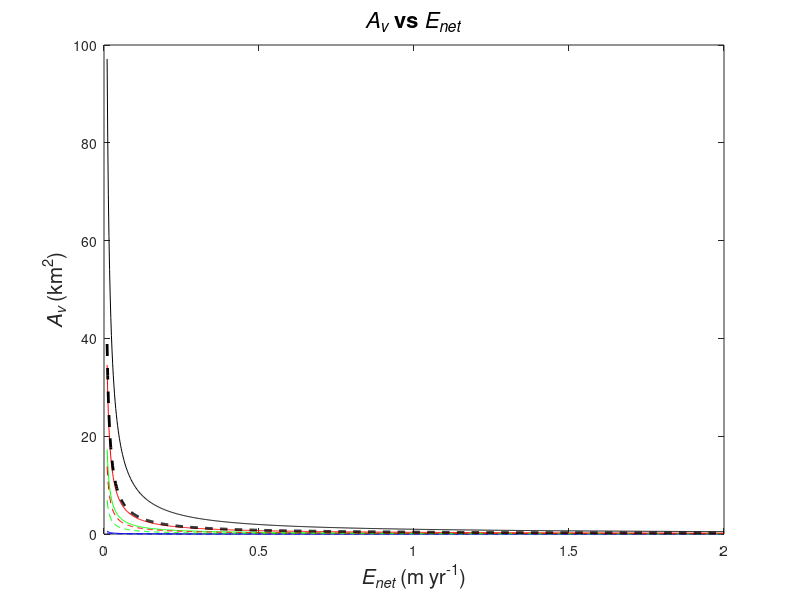

MATLAB code for this plot: (Note: this script raises an error after producing the figure.)
%% input parameters for PDE
D=17.41; %Diffusivity m^2/yr
Da=500;
Db=1000;
Dc=2811.13; %Different diffusion values
Sc=82; %Salinity concentration at tree death. (Cintron et al 1978) (ppt)
So=27;% (ppt ocean salinity average)
Sos=60; %Second Ocean salinity value
ETnet=linspace(0.01,2,1001); %m/yr
b=1; %conversion factor


Av=((Sc-So)*2*pi*D)./(ETnet);
Ava=((Sc-Sos)*2*pi*D)./(ETnet);

Avb=((Sc-So)*2*pi*Da)./(ETnet);
Avc=((Sc-Sos)*2*pi*Da)./(ETnet);

Avd=((Sc-So)*2*pi*Db)./(ETnet);
Ave=((Sc-Sos)*2*pi*Db)./(ETnet);

Avf=((Sc-So)*2*pi*Dc)./(ETnet);
Avg=((Sc-Sos)*2*pi*Dc)./(ETnet);

% for i=1:n

%Av=((Sc-So)*2*pi*D)./(ETnet)*(35*b);
%Ava=((Sc-Sos)*2*pi*D)./(ETnet)*(35*b);

%Avb=((Sc-So)*2*pi*Da)./(ETnet)*(35*b);
%Avc=((Sc-Sos)*2*pi*Da)./(ETnet)*(35*b);

%Avd=((Sc-So)*2*pi*Db)./(ETnet)*(35*b);
%Ave=((Sc-Sos)*2*pi*Db)./(ETnet)*(35*b);

%Avf=((Sc-So)*2*pi*Dc)./(ETnet)*(35*b);
%Avg=((Sc-Sos)*2*pi*Dc)./(ETnet)*(35*b);
% end
%px= [0.8451 0.8457 .6405 .6405 .8559 .8559 .1426 .5072 .7242 .7242 .7242 .7242 .7242 .7242 1.0443 1.4904 1.4904 .7234 .6225 1.4067 1.4067 .7242 .7242 1.0654 .5543 .5543 1.4067 1.0078 1.0078];
%py= [8487 7174 17014 23700 67701 85012 2979571 1197621 296857 29122 241064 112319 77645 35737 579468 161227 366635 1293025 42603 136350 544291 252404 75396 120650 106110 74044 737302 195762 62553];

%px= [.8451 .8451 .6405 .6405 .8559 .8559 .1426 .5076 .7242 .7242 .7242 .7242 .7242 .7242 .0328 1.0443 .0328 1.4904 1.4904 .7234 .6225]; 
%py= [8487 7174 17014 23700 67701 85012 2979571 1197621 295857 29122 241064 112319 77645 35737 116179 579468 677416 161227 366635 1293025 42603]; 
%px = [.1741 .7217 .7391 .5925 .5864 .7582 .7569 .1855 .1855 .1541 .7591 .9908 .9592 .9908 .9908 .9908 .9908 .4115 1.6703 .4115 1.4122 1.4122 .9074 .9592];% -47.88 -47.67 -51.57 -51.57 -7.67];
%py = [27650 8487 7174 17014 23700 67701 85012 9217.9 10824.5 2979571 1197621 295857 29122 241064 112319 77654 35737 116179 579468 677416 161227 366635 1293025 2578];% 73078 170271 94668 116199 335447];   


figure (1)
plot(ETnet,Av*10^-6,'b',ETnet,Ava*10^-6,'b--',ETnet,Avb*10^-6,'g',ETnet,Avc*10^-6,'g--',ETnet,Avd*10^-6,'r',ETnet,Ave*10^-6,'r--',ETnet,Avf*10^-6,'k',ETnet,Avg*10^-6,'k--','linewidth',2)

%plot(ETnet,Av*10^-6,'b',ETnet,Ava*10^-6,'b--',ETnet,Avb*10^-6,'g',ETnet,Avc*10^-6,'g--',ETnet,Avd*10^-6,'r',ETnet,Ave*10^-6,'r--',ETnet,Avf*10^-6,'k',ETnet,Avg*10^-6,'k--',px,py*10^-6,'ko')

%loglog(ETnet,Av,'r')
figure(1)
hold on

xlabel('{\itE_n_e_t} (m yr^-^1)','FontSize',15)
 ylabel('{\itA_v} (km^2)','FontSize',15)
 title('{\itA_v} vs {\itE_n_e_t}','FontSize',16)
 
ax = gca;
ax.FontSize = 14;
h= legend('{\itD_c}=17.41 m^2/yr  {\itS_o}=27 ppt','{\itD_c}=17.41 m^2/yr  {\itS_o}=60 ppt','{\itD_c}=500 m^2/yr  {\itS_o}=27 ppt','{\itD_c}=500 m^2/yr  {\itS_o}=60 ppt','{\itD_c}=1000 m^2/yr  {\itS_o}=27 ppt','{\itD_c}=1000 m^2/yr  {\itS_o}=60 ppt','{\itD_c}=2811.13 m^2/yr  {\itS_o}=27 ppt','{\itD_c}=2811.13 m^2/yr  {\itS_o}=60 ppt');
set(h,'FontSize',13)
legend boxoff
 axis([0 1.8 0 3])